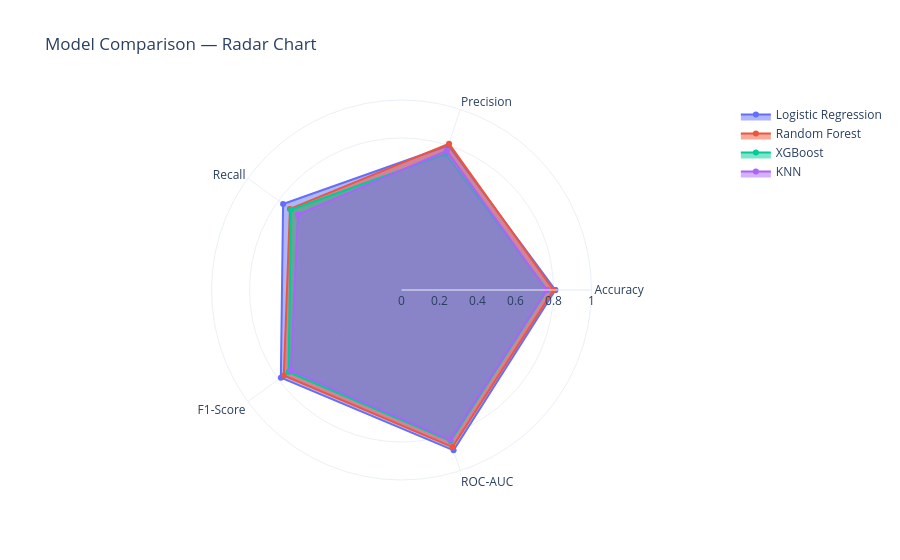

The notebook cell saved with this chart:
### Markdown cell above
## model combination

### Code cell
import plotly.graph_objects as go
from sklearn.metrics import auc

# 1. Ensure ROC-AUC is a single number, not an array
for model in results:
    if "fpr" in results[model] and "tpr" in results[model]:
        results[model]["ROC-AUC"] = auc(results[model]["fpr"], results[model]["tpr"])

# 2. Setup Radar Chart
metrics = ['Accuracy', 'Precision', 'Recall', 'F1-Score', 'ROC-AUC']
metrics_closed = metrics + [metrics[0]]
models = list(results.keys())
colors = ['#636EFA', '#EF553B', '#00CC96', '#AB63FA']

fig3 = go.Figure()

for model, color in zip(models, colors):
    # Pull the single values for each metric
    vals = [results[model].get(m, 0) for m in metrics]
    vals_closed = vals + [vals[0]] # Close the loop
    
    fig3.add_trace(go.Scatterpolar(
        r=vals_closed,
        theta=metrics_closed,
        fill='toself',
        name=model,
        line=dict(color=color)
    ))

fig3.update_layout(
    title="Model Comparison — Radar Chart",
    polar=dict(radialaxis=dict(visible=True, range=[0, 1])),
    showlegend=True,
    template='plotly_white'
)
fig3.write_image("model_scoring/model_radar.png", width=1500, height=530, scale=2)
fig3.show()

### Figure 1 — Plotly figure (JSON) as saved in the notebook; plotly's stock layout.template omitted (floating-point values rounded to 4 significant figures)
{"data": [{"fill": "toself", "line": {"color": "#636EFA"}, "name": "Logistic Regression", "r": [0.81, 0.8, 0.7704, 0.7849, 0.8873, 0.81], "theta": ["Accuracy", "Precision", "Recall", "F1-Score", "ROC-AUC", "Accuracy"], "type": "scatterpolar"}, {"fill": "toself", "line": {"color": "#EF553B"}, "name": "Random Forest", "r": [0.8, 0.8099, 0.7259, 0.7656, 0.8693, 0.8], "theta": ["Accuracy", "Precision", "Recall", "F1-Score", "ROC-AUC", "Accuracy"], "type": "scatterpolar"}, {"fill": "toself", "line": {"color": "#00CC96"}, "name": "XGBoost", "r": [0.7667, 0.7519, 0.7185, 0.7348, 0.8362, 0.7667], "theta": ["Accuracy", "Precision", "Recall", "F1-Score", "ROC-AUC", "Accuracy"], "type": "scatterpolar"}, {"fill": "toself", "line": {"color": "#AB63FA"}, "name": "KNN", "r": [0.7633, 0.7712, 0.6741, 0.7194, 0.828, 0.7633], "theta": ["Accuracy", "Precision", "Recall", "F1-Score", "ROC-AUC", "Accuracy"], "type": "scatterpolar"}], "layout": {"polar": {"radialaxis": {"range": [0, 1], "visible": true}}, "showlegend": true, "title": {"text": "Model Comparison — Radar Chart"}}}
